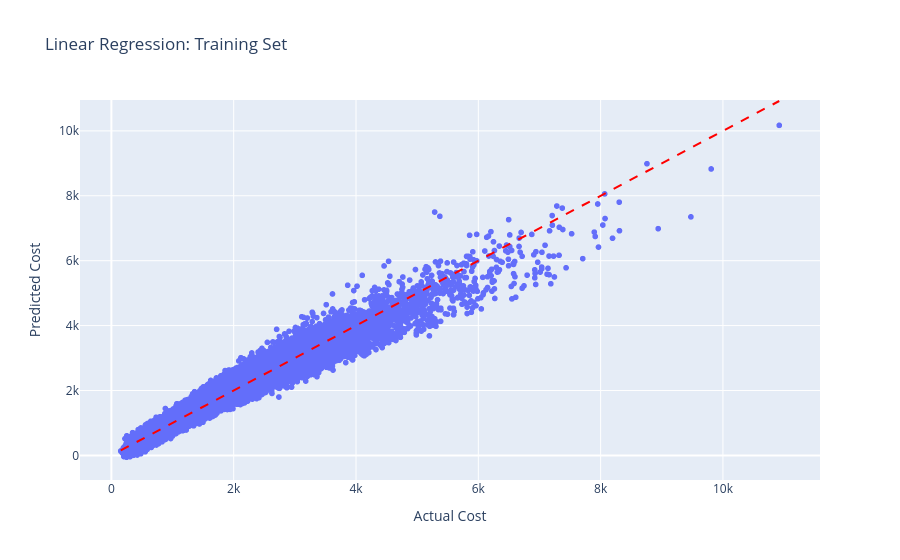

This figure's notebook cell:
### Code cell
#Code to plot the comparison on the training set

plot_predictions(y_train, preds_lr_train, "Linear Regression: Training Set")

### Figure 1 — Plotly figure (JSON) as saved in the notebook; plotly's stock layout.template omitted (floating-point values rounded to 4 significant figures; data arrays with more than 128 entries replaced by an {"elided": "..."} marker saying what was removed)
{"data": [{"hovertemplate": "Actual Cost=%{x}<br>Predicted Cost=%{y}<extra></extra>", "legendgroup": "", "marker": {"color": "#636efa", "symbol": "circle"}, "mode": "markers", "name": "", "showlegend": false, "type": "scattergl", "x": {"elided": "40000 float values"}, "xaxis": "x", "y": {"elided": "40000 float values"}, "yaxis": "y"}], "layout": {"legend": {"tracegroupgap": 0}, "shapes": [{"line": {"color": "red", "dash": "dash"}, "type": "line", "x0": 153.2, "x1": 10920.0, "y0": 153.2, "y1": 10920.0}], "title": {"text": "Linear Regression: Training Set"}, "xaxis": {"anchor": "y", "domain": [0, 1], "title": {"text": "Actual Cost"}}, "yaxis": {"anchor": "x", "domain": [0, 1], "title": {"text": "Predicted Cost"}}}}
